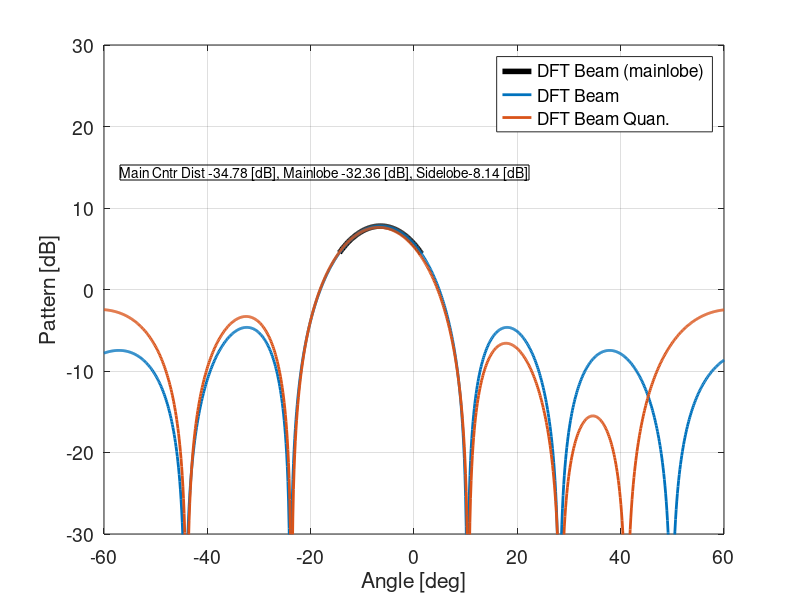
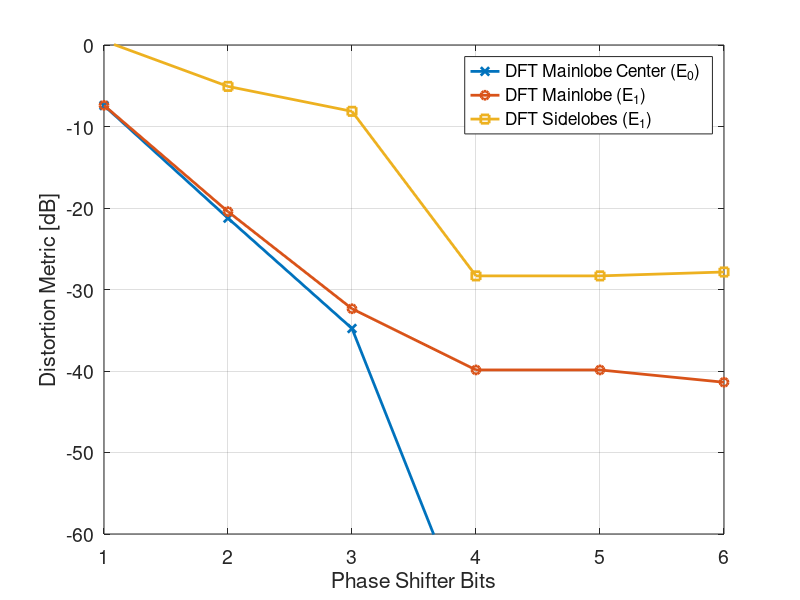

These figures' MATLAB source, in order: (Note: this script raises an error after producing the figures.)
clear;clc;
N = 6;
d = 0.57;

PN_beam = (randi(2,1,N)*2-3) + 1j*(randi(2,1,N)*2-3);

total_angle_steps = 999;
angle = linspace(-60,60,total_angle_steps);
angle_stepsize = angle(2) - angle(1);

error_range_len = 6;
MCtimes  = 1e3;
for MCidx = 1:1
    
    % True AoA
    AoA_idx_grid = randi(600) + 200;
    AoA_deg = angle(AoA_idx_grid);
    
    % Steering vector with infinite resolution
    DFT_phase = (0:N-1)*2*pi*d*sind(AoA_deg);
    DFT_beam = exp(-1j * DFT_phase);   
    
    % Region of mainlobe and silobes
    center_idx = AoA_idx_grid;
    near_center_idx = center_idx-66:center_idx+66;
    sidelob_idx = [1:center_idx-67, (center_idx+67):total_angle_steps];
    
    % Array response and pattern without quan
    array_res = exp(1j*2*pi*d*(0:N-1).'*sind(angle))/sqrt(N);
    DFT_pattern = abs(DFT_beam*array_res);
    
    for error_idx = 1:error_range_len
        
        
        
        % Array response and pattern without quan
        quan_scaler = 2*pi/(2^error_idx);
        DFT_phase_quan = round(DFT_phase/quan_scaler) * quan_scaler;
        DFT_beam_quan = exp(-1j * DFT_phase_quan);
        DFT_error_pattern = abs(DFT_beam_quan * array_res);
        
        % Pattner error evaluation
        DFT_gain_loss(MCidx,error_idx) = norm(DFT_pattern(center_idx) - DFT_error_pattern(center_idx))^2/DFT_pattern(center_idx)^2;
        DFT_mainlobe_loss(MCidx,error_idx) = norm(DFT_error_pattern(near_center_idx)...
                                        - DFT_pattern(near_center_idx))^2/norm(DFT_pattern(near_center_idx))^2;
        DFT_sidelobe_loss(MCidx,error_idx) = norm(DFT_error_pattern(sidelob_idx)...
                                        - DFT_pattern(sidelob_idx))^2/norm(DFT_pattern(sidelob_idx))^2;
                                    
        if MCidx == 1 && error_idx == 3
        figure;
        plot(angle(near_center_idx),20*log10(DFT_pattern(near_center_idx)),'k','linewidth',4);
        hold on;
        plot(angle,20*log10(DFT_pattern),'linewidth',2);
        grid on;
        plot(angle,20*log10(DFT_error_pattern),'linewidth',2);
        ylim([-30,30])
        xlabel('Angle [deg]')
        ylabel('Pattern [dB]')
        set(gca,'FontSize',14)
        legend('DFT Beam (mainlobe)','DFT Beam', 'DFT Beam Quan.')
        dim = [.15 .7 .35 .15];
        textcontent = ['Main Cntr Dist ', num2str(10*log10(DFT_gain_loss(MCidx,error_idx)),'%.2f'),...
                       ' [dB], Mainlobe ', num2str(10*log10(DFT_mainlobe_loss(MCidx,error_idx)),'%.2f'),...
                       ' [dB], Sidelobe', num2str(10*log10(DFT_sidelobe_loss(MCidx,error_idx)),'%.2f'),...
                       ' [dB]']
        annotation('textbox',dim,'String',textcontent)
        
        end
    end
    
    
end

% for error_idx = 1:error_range_len
%     error_sigma = error_range(error_idx);
%     DFT_main_loss_bound(error_idx) = (1-cos(error_sigma)^2);
% end

%%
red =      	[0.8500, 0.3250, 0.0980];
figure

plot(1:error_range_len, 10*log10(mean(DFT_gain_loss,1)),'-x','linewidth',2)
hold on
plot(1:error_range_len, 10*log10(mean(DFT_mainlobe_loss,1)),'-o','linewidth',2)
hold on
plot(1:error_range_len, 10*log10(mean(DFT_sidelobe_loss,1)),'-s','linewidth',2)
hold on
grid on
ylim([-60,0])
set(gca,'FontSize',14)
xlabel('Phase Shifter Bits')
ylabel('Distortion Metric [dB]')
lgd = legend('DFT Mainlobe Center (E_0)',...
             'DFT Mainlobe (E_1)',...
             'DFT Sidelobes (E_1)');

lgd.FontSize = 10;